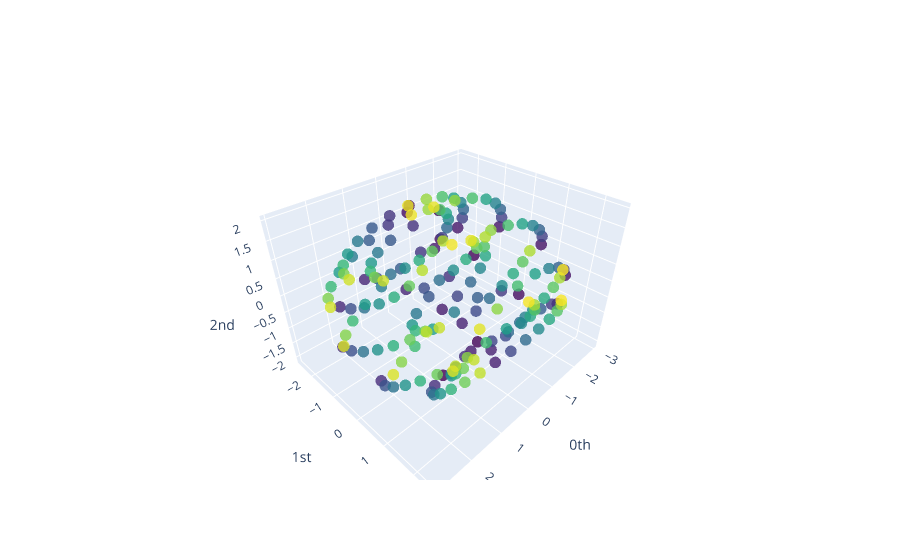

Notebook cell for this chart:
### Code cell
mds = MDS(n_components=3)
y_nonperiodic_embedded_mds = mds.fit_transform(y_nonperiodic_embedded)
plot_point_cloud(y_nonperiodic_embedded_mds)

### Figure 1 — Plotly figure (JSON) as saved in the notebook; plotly's stock layout.template omitted (floating-point values rounded to 4 significant figures; data arrays with more than 128 entries replaced by an {"elided": "..."} marker saying what was removed)
{"data": [{"marker": {"color": {"elided": "186 int values"}, "colorscale": [[0, "#440154"], [0.1111, "#482878"], [0.2222, "#3e4989"], [0.3333, "#31688e"], [0.4444, "#26828e"], [0.5556, "#1f9e89"], [0.6667, "#35b779"], [0.7778, "#6ece58"], [0.8889, "#b5de2b"], [1, "#fde725"]], "opacity": 0.8, "size": 4}, "mode": "markers", "type": "scatter3d", "x": {"elided": "186 float values"}, "y": {"elided": "186 float values"}, "z": {"elided": "186 float values"}}], "layout": {"autosize": true, "scene": {"aspectmode": "auto", "aspectratio": {"x": 1.19, "y": 1.015, "z": 0.8278}, "xaxis": {"exponentformat": "e", "showexponent": "all", "title": {"text": "0th"}, "type": "linear"}, "yaxis": {"exponentformat": "e", "showexponent": "all", "title": {"text": "1st"}, "type": "linear"}, "zaxis": {"exponentformat": "e", "showexponent": "all", "title": {"text": "2nd"}, "type": "linear"}}}}
